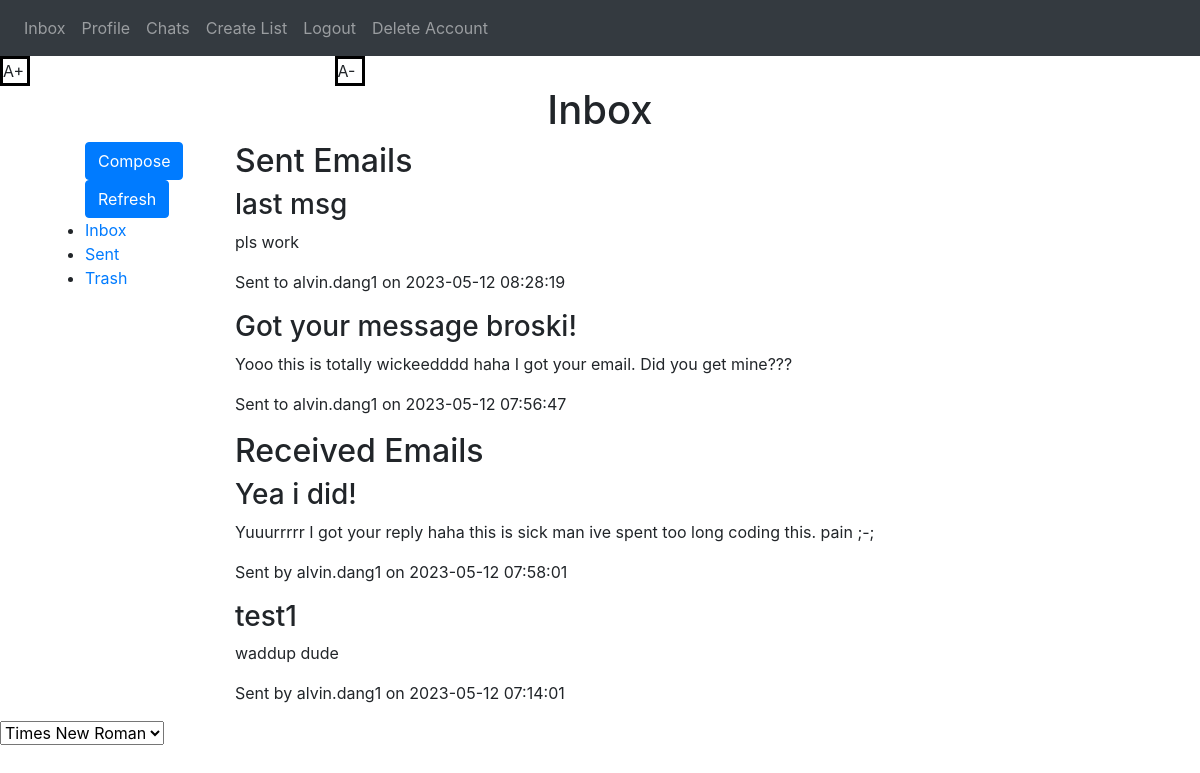
Screenshot of / (signed in) with the database file from the repository.
### website/models.py (models this page shows, shortened)
class Email(db.Model): # Database used to store data relating to the email feature
    id = db.Column(db.Integer, primary_key=True)
    user_id = db.Column(db.Integer, db.ForeignKey('user.id'))
    recipient_id = db.Column(db.Integer, db.ForeignKey('user.id'))
    subject = db.Column(db.String(255), nullable=False)
    body = db.Column(db.String(10000), nullable=False)
    timestamp = db.Column(db.DateTime(timezone=True), default=func.now())
    user_sent_email = db.relationship('User', foreign_keys=[user_id], backref='sent_email')
    recipient = db.relationship('User', foreign_keys=[recipient_id], backref='received_email')

class User(db.Model, UserMixin): # Database used to store data relating to users on the website
    id = db.Column(db.Integer, primary_key=True)
    email = db.Column(db.String(150), unique=True)
    password = db.Column(db.String(150))
    name = db.Column(db.String(150))
    bio = db.Column(db.String(1000))
    first_name = db.Column(db.String(150))
    profile_picture = db.Column(db.String(150), default='default.jpg')
    notes = db.relationship('Note')
    sent_emails = db.relationship('Email', foreign_keys='Email.user_id', backref='user_sent_emails', lazy=True)
    received_emails = db.relationship('Email', foreign_keys='Email.recipient_id', backref='emailed_recipient', lazy=True)
    def get_sent_emails(self):
        return Email.query.filter_by(user_id=self.id).order_by(Email.timestamp.desc())
    def get_received_emails(self):
        return Email.query.filter_by(recipient_id=self.id).order_by(Email.timestamp.desc())

### website/auth.py (the view)
@auth.route("/", methods=['GET', 'POST'])
@login_required
def inbox():
    sent_emails = current_user.get_sent_emails()
    received_emails = current_user.get_received_emails()
    return render_template("home.html", user=current_user, sent_emails=sent_emails,
                           received_emails=received_emails)

### website/__init__.py (called while the page is built)
@login_manager.user_loader
def load_user(id):
 return User.query.get(int(id))

### website/templates/home.html
{% extends "base.html" %} {% block title %}Sloth Mail{% endblock %}
{% block content %}
    <h1 align="center">Inbox</h1>
    <body>
        <div class="row">
            <div class="col-sm-2">
                <div id="inbox">
                    <ul>
                        <form action = "/compose" method="POST">
                            <button type="submit" class="btn btn-primary">Compose</button>
                        </form>
                        <form action = "/refresh" method="POST">
                            <button type="submit" class="btn btn-primary">Refresh</button>
                        </form>
                        <li><a href="/">Inbox</a></li>
                        <li><a href="#">Sent</a></li>
                        <li><a href="#">Trash</a></li>
                    </ul>
                </div>
            </div>
            <div class="col-sm-10">
                <div class="sent-emails">
                    <h2>Sent Emails</h2>
                    {% for email in sent_emails %}
                        <div class="email">
                            <h3>{{ email.subject }}</h3>
                            <p>{{ email.body }}</p>
                            <p>Sent to {{ email.recipient.name }}
                            on {{ email.timestamp }}
                            </p>
                        </div>
                    {% endfor %}
                </div>
                <div class="received-emails">
                    <h2>Received Emails</h2>
                    {% for email in received_emails %}
                        <div class="email">
                            <h3>{{ email.subject }}</h3>
                            <p>{{ email.body }}</p>
                            <p>Sent by {{ email.user_sent_email.name }}
                            on {{ email.timestamp }}
                            </p>
                        </div>
                    {% endfor %}
                </div>
        </div>
    </div>
    </body>
{% endblock %}

### website/templates/base.html (shortened to what this page needs)
<!DOCTYPE html>
<html>
  <div id="content">
    <div id="content">
  <head>
    <link
      rel="stylesheet"
      href="https://stackpath.bootstrapcdn.com/bootstrap/4.4.1/css/bootstrap.min.css"
    />
    <link
      rel="stylesheet"
      href="https://stackpath.bootstrapcdn.com/font-awesome/4.7.0/css/font-awesome.min.css"
    />
  </head>
  <body>
    <nav class="navbar navbar-expand-lg navbar-dark bg-dark">
      <div class="collapse navbar-collapse" id="navbar">
        <div class="navbar-nav">
          {% if user.is_authenticated %}
          <a class="nav-item nav-link" id="home" href="/">Inbox</a>
          <a class="nav-item nav-link" id="profile" href="/profile">Profile</a>
          <a class="nav-item nav-link" id="chat" href="/chathome">Chats</a>
          <a class="nav-item nav-link" id="createList" href="/list">Create List</a>
          <a class="nav-item nav-link" id="logout" href="/logout">Logout</a>
          <a class="nav-item nav-link" id="deleteUser" href="/delete-user">Delete Account</a>
          {% else %}
          <a class="nav-item nav-link" id="login" href="/login">Login</a>
          <a class="nav-item nav-link" id="signUp" href="/sign-up">Sign Up</a>
          {% endif %}
        </div>
      </div>
    </nav>
    <a class="font-button plus">A+</a> <a class="font-button minus">A-</a>
    <div class="container">{% block content %} {% endblock %}</div>
  </div>
{% block javascript %}
<select id="input" class="input" onchange="changingFontStyle (this);">
  <option value="Times New Roman" elected="selected">
     Times New Roman
  </option>
</select>
{% endblock %}
  </body>
</html>

### website/templates/base.html (style rules this page uses)
.font-button { border: 3px solid black; display: inline-block; font-size: 16px; width: 30px; height:30px; margin-right: 300px; }

### rows the page displays
Email: subject "last msg", body "pls work", recipient.name "alvin.dang1", timestamp "2023-05-12 08:28:19"
Email: subject "Got your message broski!", body "Yooo this is totally wickeedddd haha I got your email. Did you get mine???", recipient.name "alvin.dang1", timestamp "2023-05-12 07:56:47"
Email: subject "Yea i did!", body "Yuuurrrrr I got your reply haha this is sick man ive spent too long coding this. pain ;-;", user_sent_email.name "alvin.dang1", timestamp "2023-05-12 07:58:01"
Email: subject "test1", body "waddup dude", user_sent_email.name "alvin.dang1", timestamp "2023-05-12 07:14:01"
